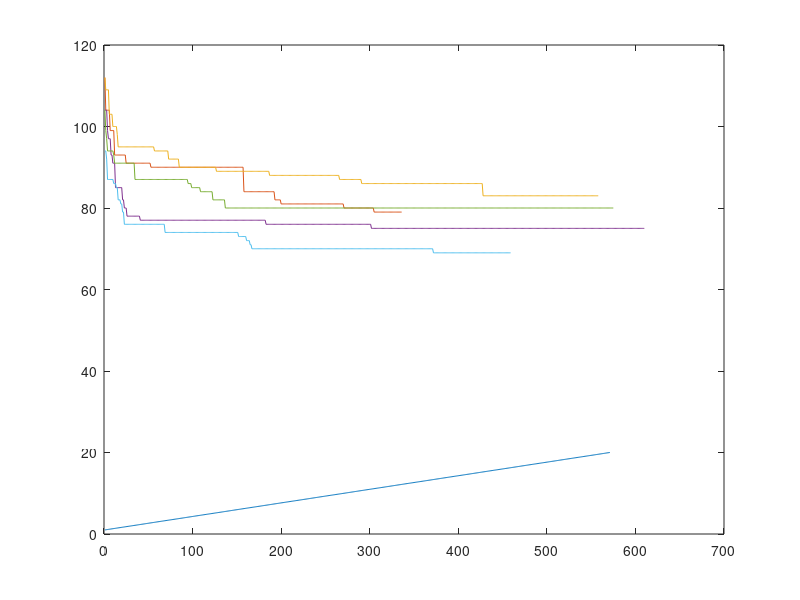

MATLAB code to generate this figure:
clear;
clc;

load('matlab_tlbo.mat')
load('matlab_levytlbo.mat')
load('matlab_levyga.mat')
load('matlab_ga.mat')
load('matlab_cs.mat')

x=1:20/600:20;
plot(x);
hold on
y=Best_levytlbo;
z=Best_cs;
b=Best_ga;
c=Best_tlbo;
d=Best_levyga;
plot(y);
plot(z);
plot(b);
plot(c);
plot(d);